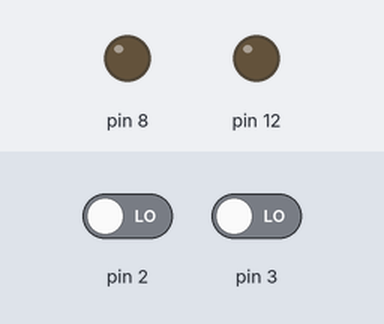
Bench run of a sketch on a simulated Arduino Uno, built with avr-gcc and run on an emulated ATmega328P. On the bench: output pins drawn as LEDs (lit = HIGH). The inputs (shaded band) are chosen by the test bench; at power-on: pin 3 LOW, pin 2 LOW.

Above: at 1.2 s.
1.3 s: pin 3 driven HIGH
At 2.5 s:
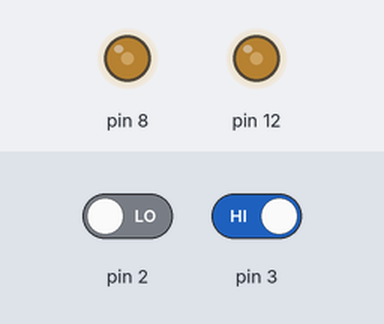
3.5 s: pin 3 driven LOW
At 4.8 s:
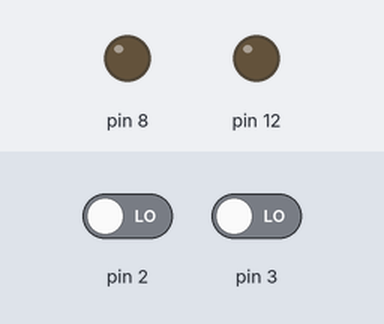
Timing chart, 0 to 6.5 s (numbered marks = the images above; inputs shaded):
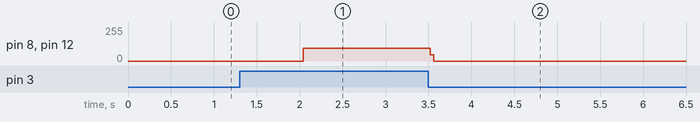

Measured:
- after the input at 1.3 s, pin 8, pin 12: 0/255 → 95/255 after 0.74 s
- after the input at 3.5 s, pin 8, pin 12: 95/255 → 0/255 at once

The sketch:

line_follower_1.1.ino
```cpp
void setup() {
  pinMode(2,INPUT);
  pinMode(3,INPUT);
  pinMode(8,OUTPUT);
  pinMode(12,OUTPUT);

}

void loop() {

if (digitalRead(2)==HIGH,digitalRead(3)==HIGH){
digitalWrite(8,HIGH);
digitalWrite(12,HIGH);
}
if (digitalRead(2)==LOW,digitalRead(3)==HIGH){
digitalWrite(8,LOW);
digitalWrite(12,LOW);
}
if (digitalRead(2)==LOW,digitalRead(3)==LOW){
digitalWrite(8,LOW);
digitalWrite(12,LOW);
delay(1000);
}

}
```
